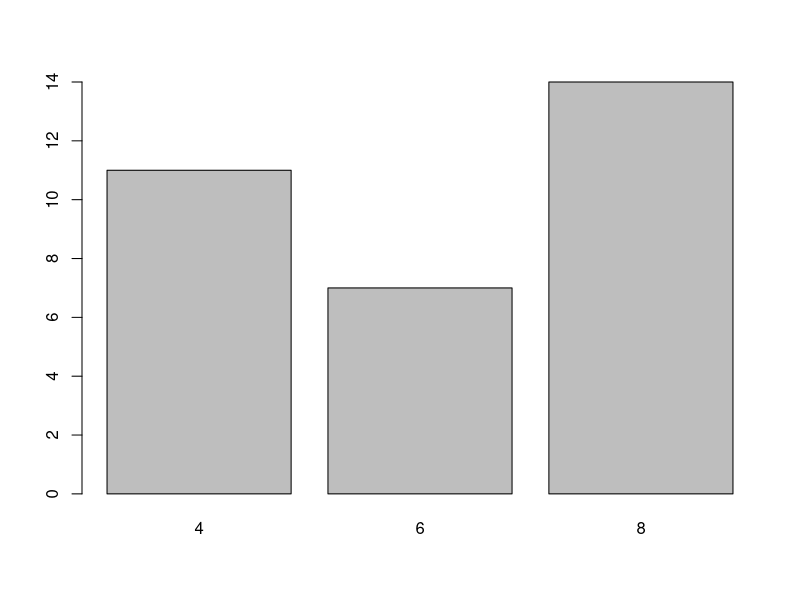
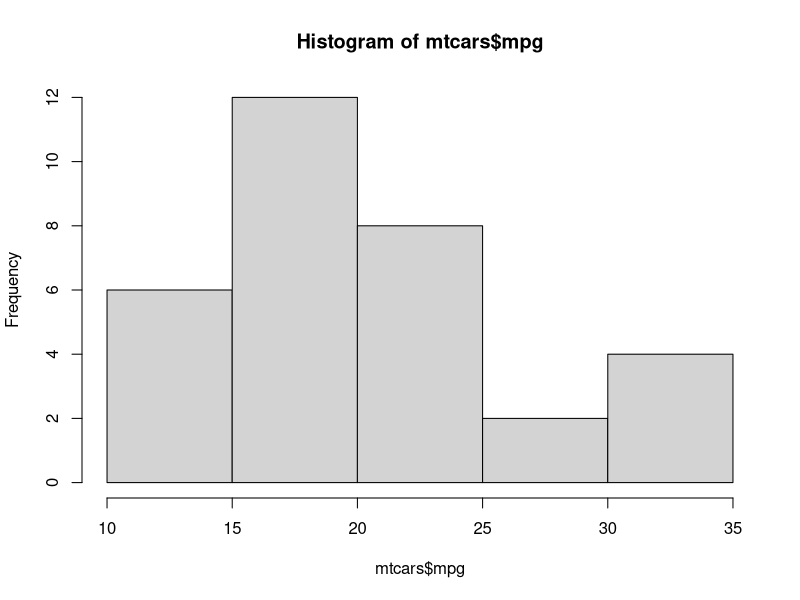
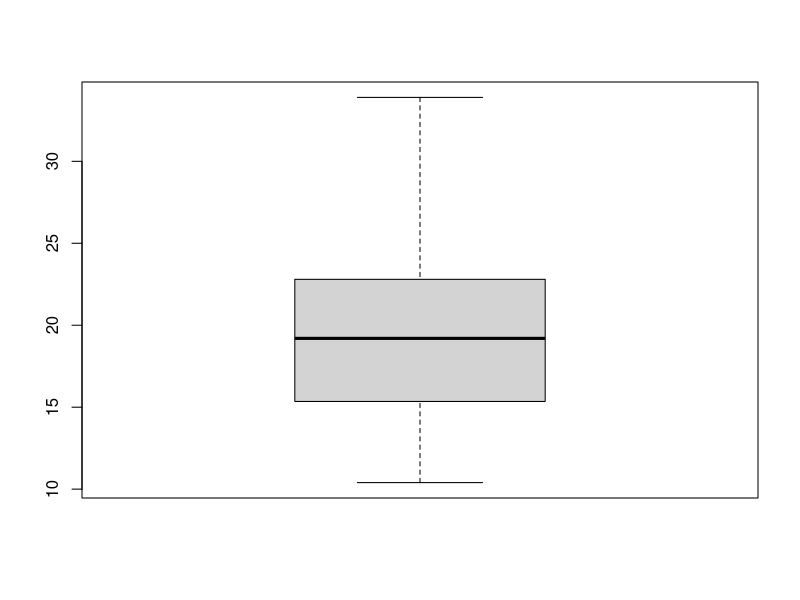
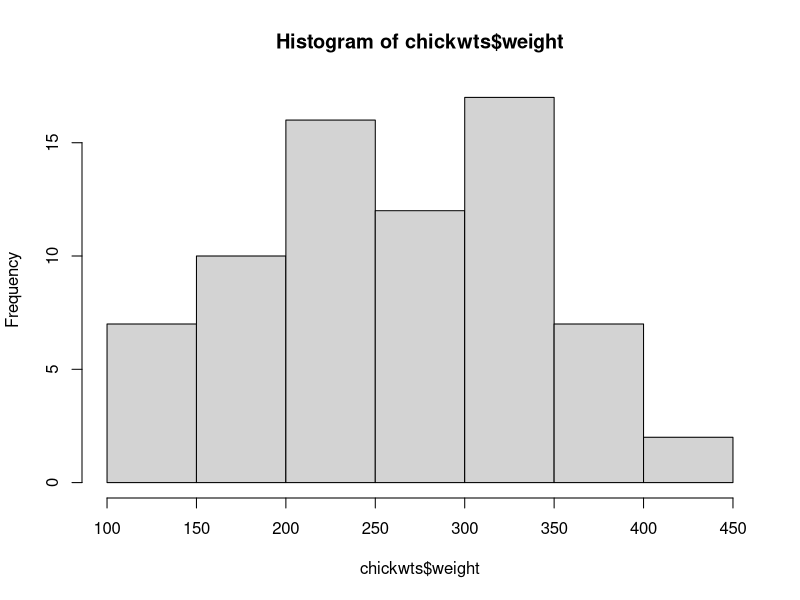
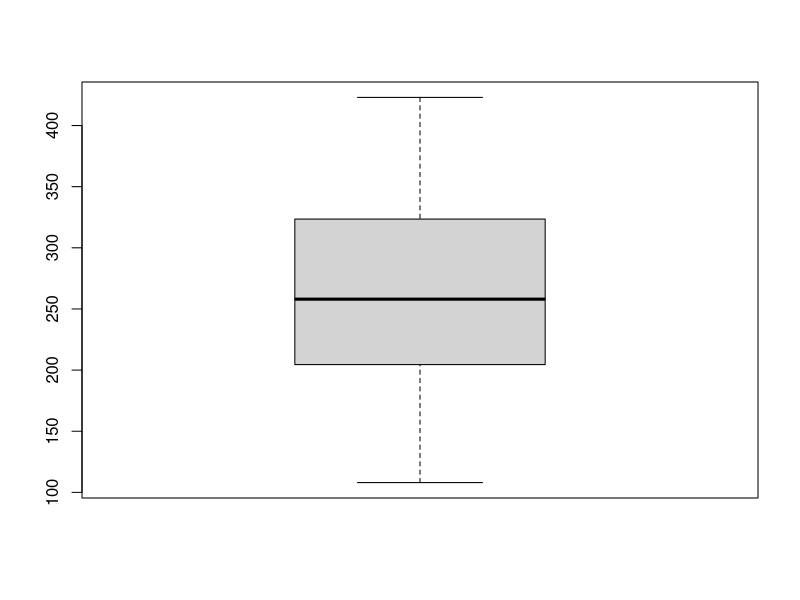
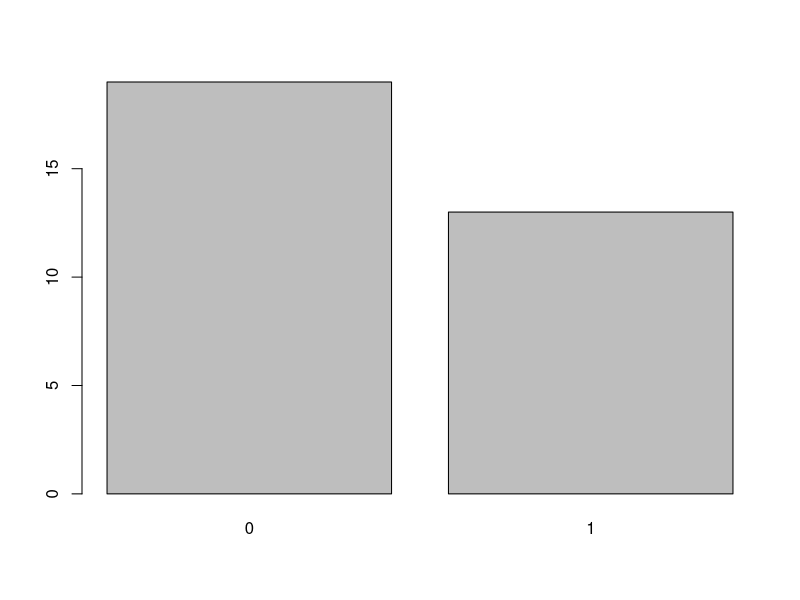
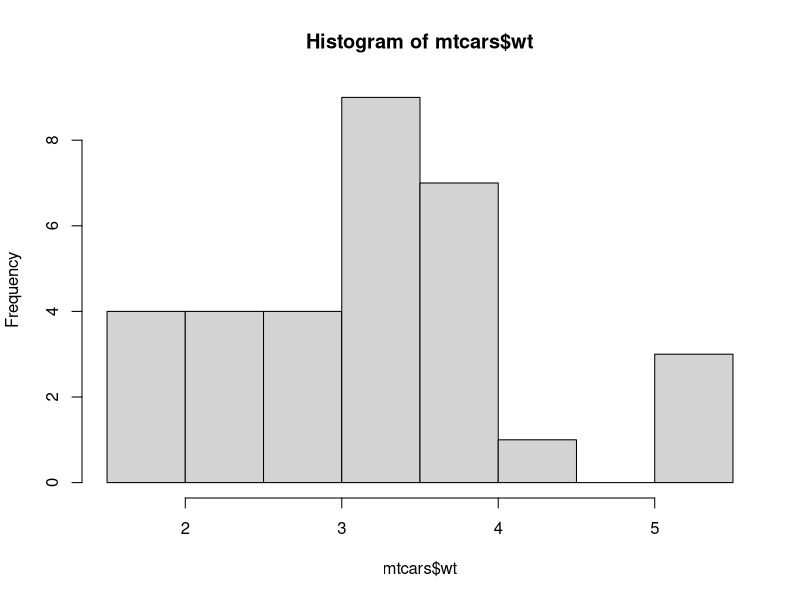
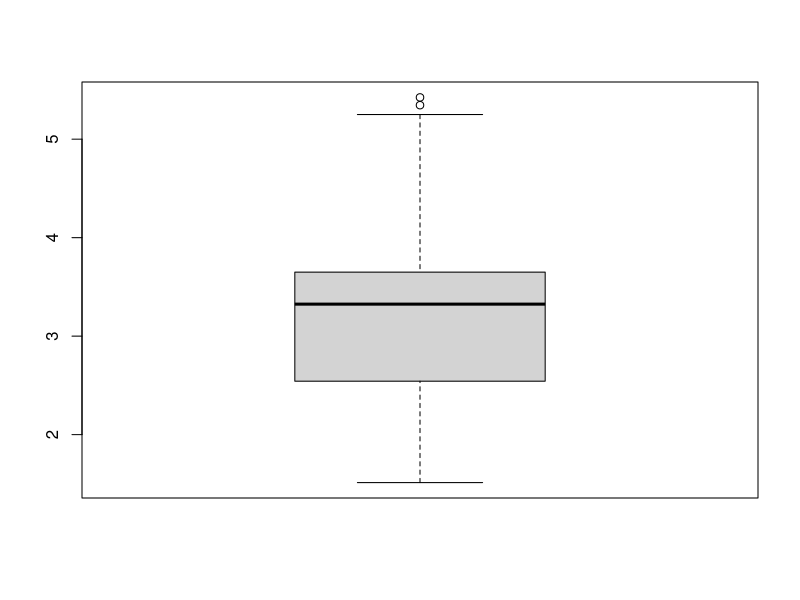

R code for these plots, in order:
##
## 2021. 03. 29
## Foundations of R language
##

## $getwd(): get working directory
## $setwd(): set working directory, e.g. $setwd("C:/Users/User/Desktop/r_studio")

## Grammar of R is similar as c++ 
## shortcut of <- is "alt + -"
## my data
df <- cars 

## scala
2+3
3*pi
3/pi
3^4

## integer division
23 %/% 2 # ans: 11
23 %% 2 # ans: 1

## log
log(10) # log_exp(1)
log(10, base=10) # base = 10
## $?log: description of log

## parameter searching function
## $?XXX

## exponential
exp(1)

## vector
x <- 2
x <- 1:10 # if it is sequence data, i can use without c()
x <- c(2, 3, 5) # concatenate

## vector wise operation
x+1
2*x + 1
x %% 2

## using mtcars: default database
## searching default databases: data()
mtcars <- mtcars
## extract specific column.
mtcars$cyl

## Frequency table
mtcars_tb <- table(mtcars$cyl)
barplot(mtcars_tb) # focus on heights
hist(mtcars$mpg) # focus on the shape
boxplot(mtcars$mpg) # description of frequency of data

## chicken weights data
hist(chickwts$weight)
boxplot(chickwts$weight)

## mtcars
summary(mtcars)


## lab
am_tbl <- table(mtcars$am)
barplot(am_tbl)

hist(mtcars$wt)
boxplot(mtcars$wt)

summary(mtcars$wt)

aggregate(wt~ cyl, 
          data=mtcars,
          summary)

var(mtcars$wt)
aggregate(wt~ cyl, 
          data=mtcars,
          var)

IQR(mtcars$wt) # type = 7: there are 7 ways to get IQR value
